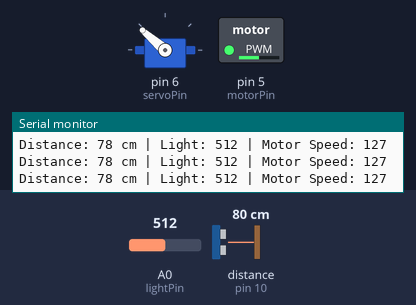
Bench run of a sketch on a simulated Arduino Uno, built with avr-gcc and run on an emulated ATmega328P. Shown: servo, switched loads named in the sketch (green lamp = pin HIGH), the last lines printed to the serial monitor. Wiring (inferred from the names in the program): ultrasonic range finder: trigger pin 9; echo pin 10. The inputs (shaded band) are chosen by the test bench; at power-on: distance to the obstacle (sensor on pin 10) 80 cm, A0 (lightPin) = 512. The echo pulse lasts 58.3 µs per cm; pins used as bus, display or sensor lines are not drawn.

Above: at 1.2 s.
1.3 s: distance to the obstacle (sensor on pin 10) set to 35 cm
At 1.8 s:
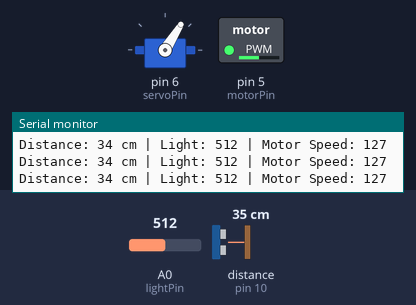
2.8 s: A0 (lightPin) set to 716
At 3.5 s:
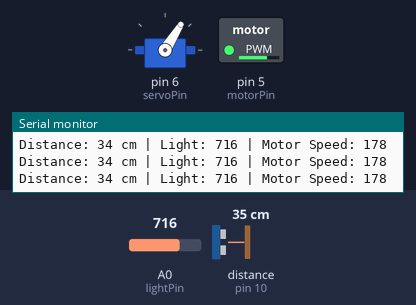
4.3 s: distance to the obstacle (sensor on pin 10) set to 18 cm
At 5.4 s:
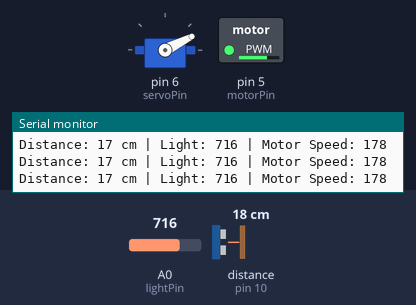
5.8 s: A0 (lightPin) set to 984
At 6.6 s:
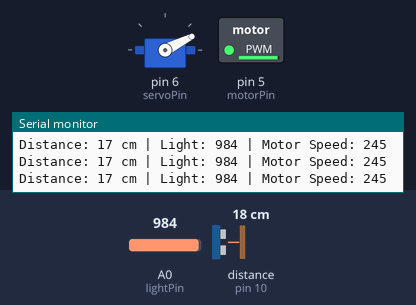
7.3 s: A0 (lightPin) set to 1007
At 7.9 s:
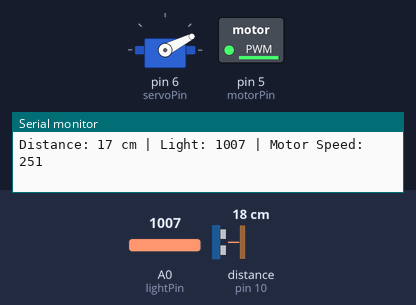
8.8 s: distance to the obstacle (sensor on pin 10) set to 9 cm
At 9.3 s:
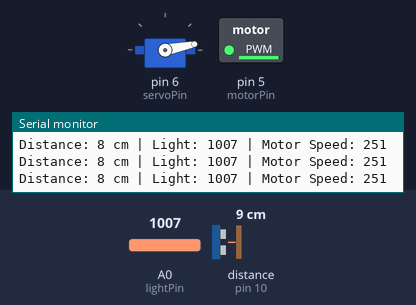
Timing chart, 0 to 11.4 s (numbered marks = the images above; inputs shaded):
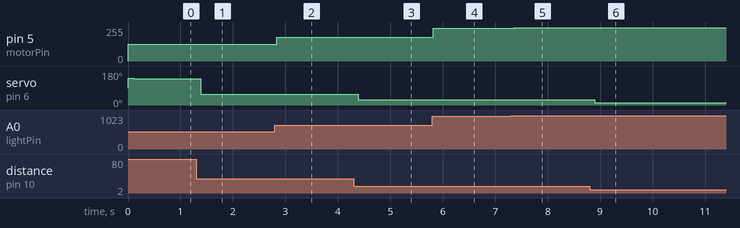

The sketch:

sensor-actuator.ino
```cpp
#include <Servo.h>
Servo myServo;

const int trigPin = 9;
const int echoPin = 10;
const int servoPin = 6;
const int lightPin = A0;
const int motorPin = 5;

void setup() {
  pinMode(trigPin, OUTPUT);
  pinMode(echoPin, INPUT);
  pinMode(motorPin, OUTPUT);
  myServo.attach(servoPin);
  Serial.begin(9600);
}

long readDistance() {
  digitalWrite(trigPin, LOW); delayMicroseconds(2);
  digitalWrite(trigPin, HIGH); delayMicroseconds(10);
  digitalWrite(trigPin, LOW);
  return pulseIn(echoPin, HIGH) * 0.034 / 2;
}

void loop() {
  long distance = readDistance();
  int angle = map(distance, 2, 100, 0, 180);
  myServo.write(angle);

  int lightLevel = analogRead(lightPin);
  int motorSpeed = map(lightLevel, 0, 1023, 0, 255);
  analogWrite(motorPin, motorSpeed);

  Serial.print("Distance: "); Serial.print(distance);
  Serial.print(" cm | Light: "); Serial.print(lightLevel);
  Serial.print(" | Motor Speed: "); Serial.println(motorSpeed);

  delay(100);
}
```

Measured:
- after the input at 1.3 s, servo on pin 6 (servoPin): 139° → 58° after 0.08 s
- after the input at 2.8 s, pin 5 (motorPin): 127/255 → 178/255 at once
- after the input at 4.3 s, servo on pin 6 (servoPin): 58° → 27° after 0.09 s
- after the input at 5.8 s, pin 5 (motorPin): 178/255 → 245/255 at once
- after the input at 7.3 s, pin 5 (motorPin): 245/255 → 251/255 after 0.06 s
- after the input at 8.8 s, servo on pin 6 (servoPin): 27° → 11° after 0.10 s
